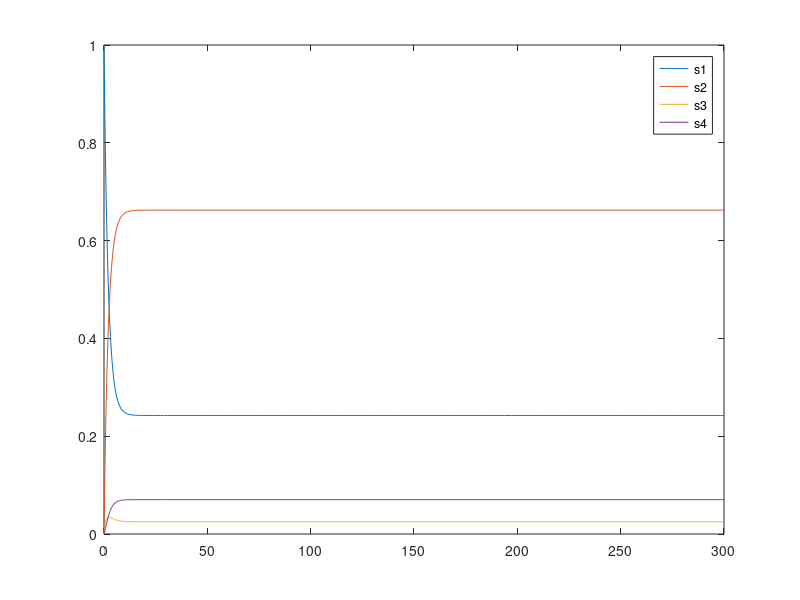

Write the MATLAB code that produced this figure.
clc
format long

MTTF_1 = 20;
MTTR_1 = 2;
MTTF_2 = 3;
MTTR_2 = 8;
MTTreset = 100;

l1 = 1 / MTTF_1;
m1 = 1 / MTTR_1;
l2 = 1 / MTTF_2;
m2 = 1 / MTTR_2;
r = 1 / MTTreset;


Q = [-l1-l2-r,     l2,     l1,      r;
            m2, -l1-m2,      0,      l1;
            m1,      0, -l2-m1,      l2;
            0,      m1,     m2,  -m1-m2];

p0 = [1, 0, 0, 0];

[t, sol] = ode45(@(t,x) Q'*x, [0, 300], p0');

plot(t, sol, "-");
legend("s1", "s2", "s3", "s4");











